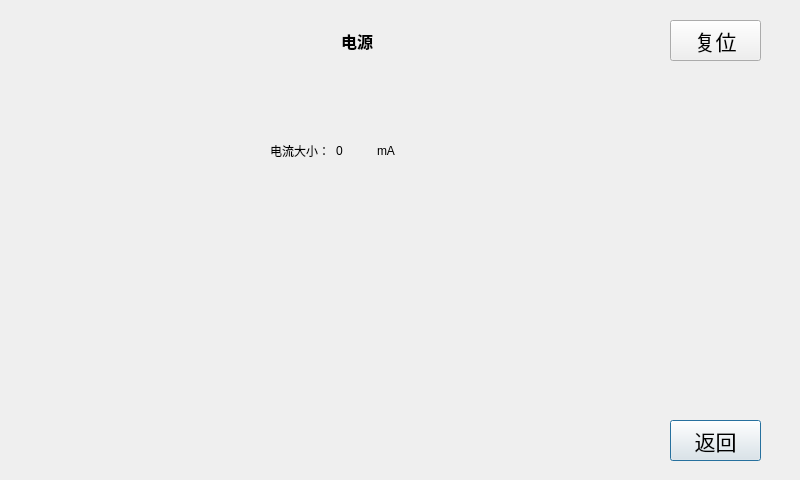
<?xml version="1.0" encoding="UTF-8"?>
<ui version="4.0">
 <class>setPower</class>
 <widget class="QDialog" name="setPower">
  <property name="geometry">
   <rect>
    <x>0</x>
    <y>0</y>
    <width>800</width>
    <height>480</height>
   </rect>
  </property>
  <property name="windowTitle">
   <string>Dialog</string>
  </property>
  <widget class="QPushButton" name="pushButton_0">
   <property name="geometry">
    <rect>
     <x>670</x>
     <y>420</y>
     <width>91</width>
     <height>41</height>
    </rect>
   </property>
   <property name="font">
    <font>
     <pointsize>16</pointsize>
    </font>
   </property>
   <property name="text">
    <string>返回</string>
   </property>
  </widget>
  <widget class="QPushButton" name="pushButton_6">
   <property name="geometry">
    <rect>
     <x>670</x>
     <y>20</y>
     <width>91</width>
     <height>41</height>
    </rect>
   </property>
   <property name="font">
    <font>
     <pointsize>16</pointsize>
    </font>
   </property>
   <property name="text">
    <string>复位</string>
   </property>
  </widget>
  <widget class="QLabel" name="label">
   <property name="geometry">
    <rect>
     <x>330</x>
     <y>30</y>
     <width>54</width>
     <height>21</height>
    </rect>
   </property>
   <property name="font">
    <font>
     <pointsize>12</pointsize>
     <weight>75</weight>
     <bold>true</bold>
    </font>
   </property>
   <property name="text">
    <string>电源</string>
   </property>
   <property name="alignment">
    <set>Qt::AlignCenter</set>
   </property>
  </widget>
  <widget class="QWidget" name="">
   <property name="geometry">
    <rect>
     <x>270</x>
     <y>140</y>
     <width>141</width>
     <height>22</height>
    </rect>
   </property>
   <layout class="QHBoxLayout" name="horizontalLayout">
    <item>
     <widget class="QLabel" name="label_2">
      <property name="text">
       <string>电流大小：</string>
      </property>
     </widget>
    </item>
    <item>
     <widget class="QLabel" name="label_3">
      <property name="text">
       <string>0</string>
      </property>
     </widget>
    </item>
    <item>
     <widget class="QLabel" name="label_4">
      <property name="text">
       <string>mA</string>
      </property>
     </widget>
    </item>
   </layout>
  </widget>
 </widget>
 <resources/>
 <connections/>
</ui>
